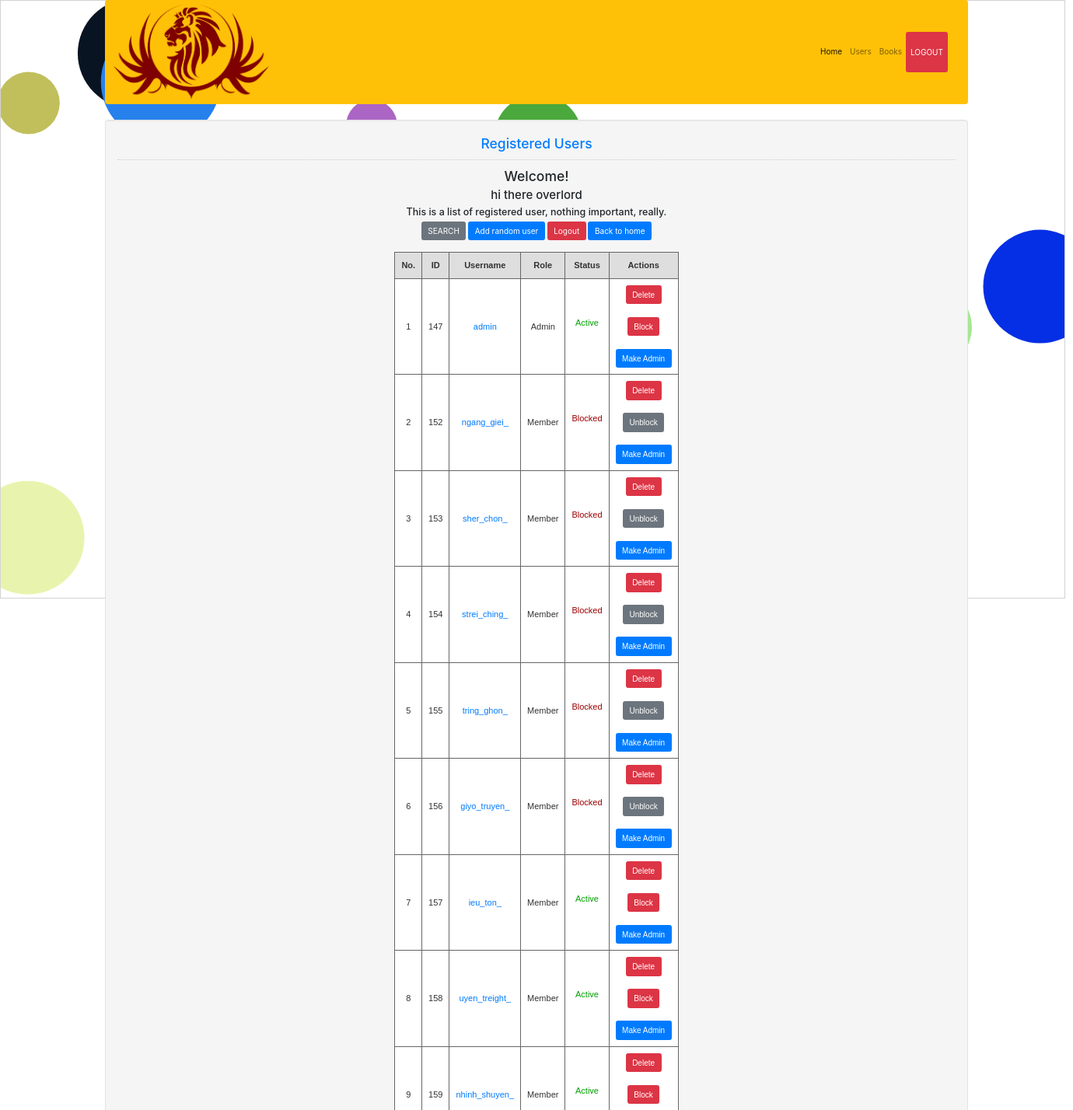
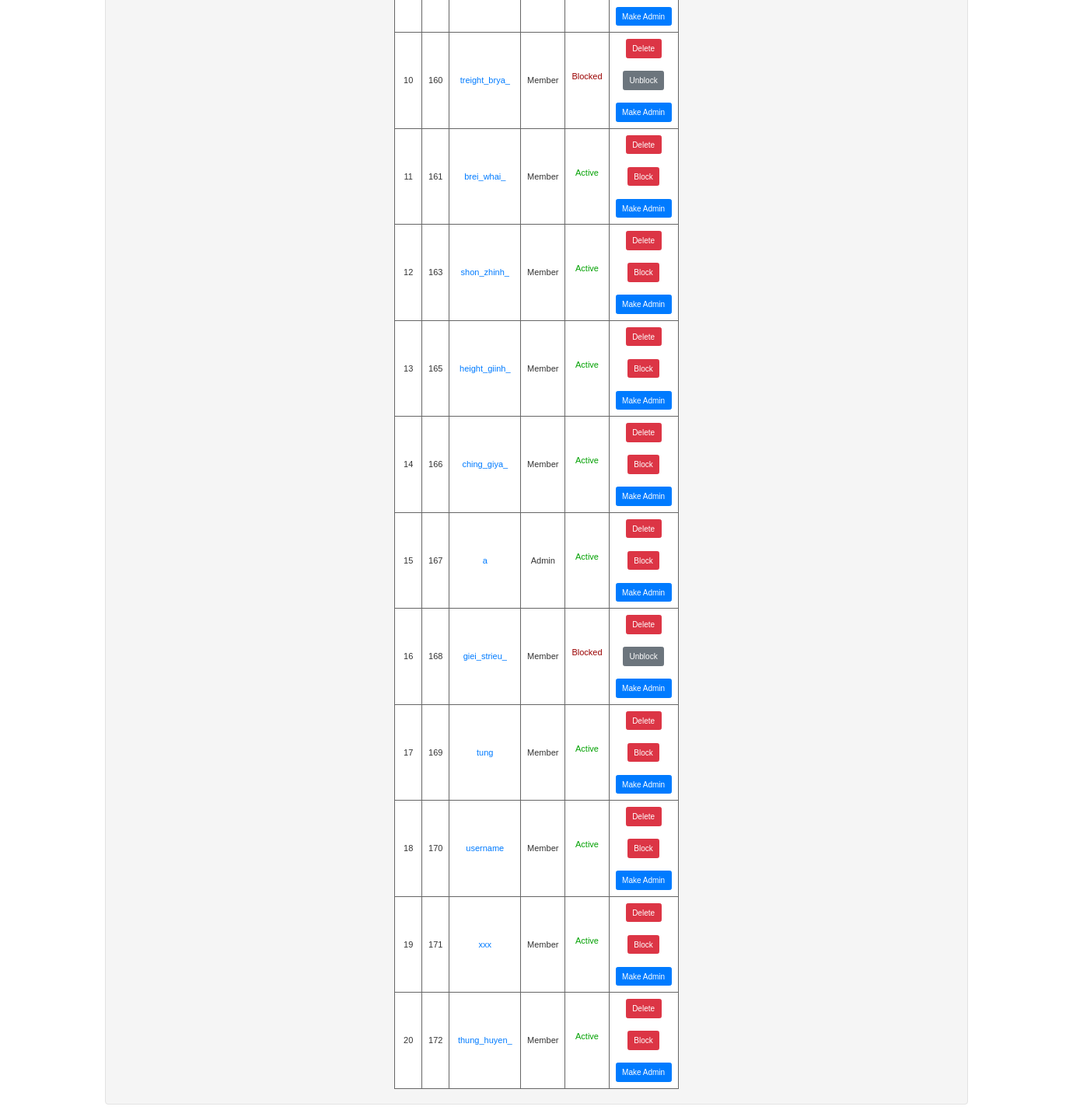
The app's page /users/display.php (signed in), older data (2 pictures, top to bottom).
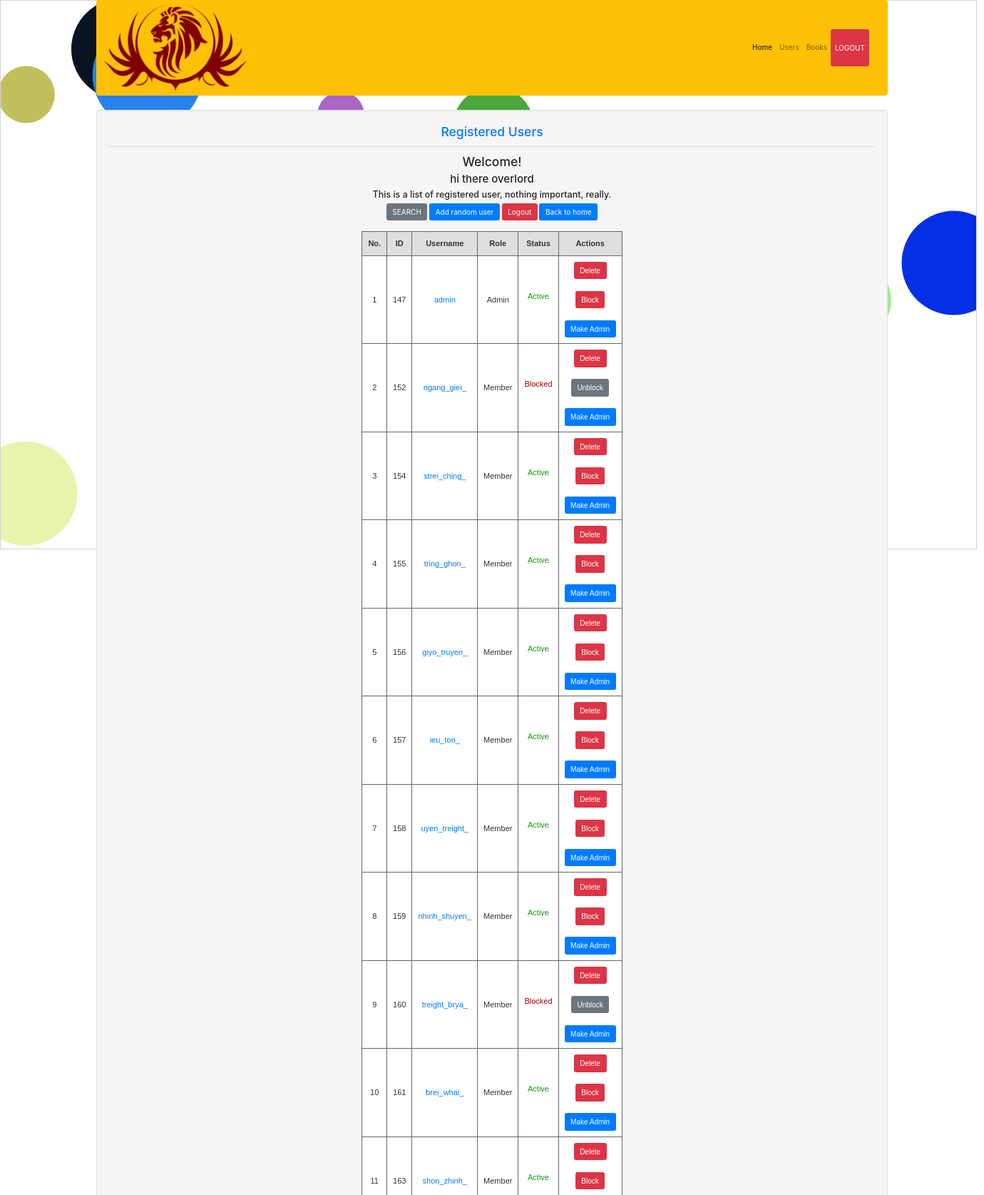
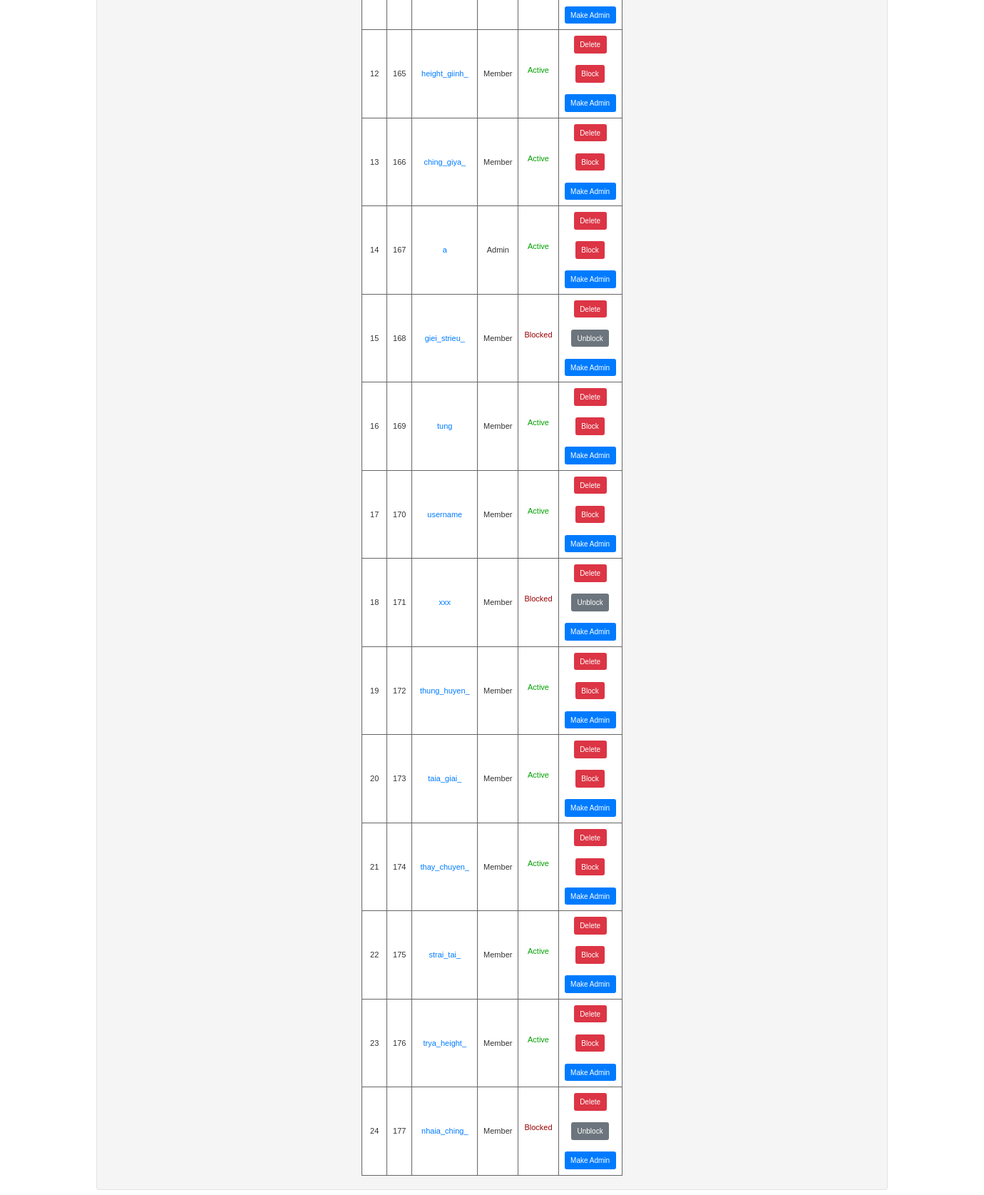
The same page, newer data (2 pictures, top to bottom).
### tables this page shows
CREATE TABLE `member` (
  `mem_id` int(11) NOT NULL,
  `role` int(11) NOT NULL,
  `status` int(11) NOT NULL DEFAULT 0,
  `firstname` varchar(50) NOT NULL,
  `lastname` varchar(50) NOT NULL,
  `username` varchar(30) NOT NULL,
  `password` varchar(12) NOT NULL,
  `email` varchar(255) NOT NULL,
  `address` varchar(255) NOT NULL,
  `phone` varchar(255) NOT NULL,
  `ticket_history` varchar(255) DEFAULT NULL
);

### users/display.php (the view, shortened to what this page needs)
<!DOCTYPE html>
<?php
require '../conn.php';
$sql = "SELECT * FROM `member` ";
$query = $conn->prepare($sql);
$query->execute();
$results = $query->fetchAll(PDO::FETCH_ASSOC);
?>
<html lang="en">
<head>
    <link rel="stylesheet" type="text/css" href="../css/bootstrap.css"/>
    <link href="../css/style.css" rel="stylesheet">
    <link href="//maxcdn.bootstrapcdn.com/bootstrap/4.1.1/css/bootstrap.min.css" rel="stylesheet" id="bootstrap-css">
</head>
<body>
<div class="container">
    <nav class="navbar navbar-expand-lg navbar-light bg-warning">
        <img style="width: 200px" src="../img/logo.png" href="../home.php">
        <div class="collapse navbar-collapse" id="navbarSupportedContent">
            <ul class="navbar-nav ml-auto topnav">
                <li class="nav-item active">
                    <a class="nav-link" href="../home.php">Home <span class="sr-only">(current)</span></a>
                </li>
                <li class="nav-item">
                    <a class="nav-link" href="display.php">Users</a>
                </li>
                <li class="nav-item">
                    <a class="nav-link" href="../books/display.php">Books</a>
                </li>
                <li class="nav-item">
                    <a class="nav-link btn btn-danger text-white" type="button" href="../logout.php"
                       data-toggle="modal" data-target="#myModal">LOGOUT</a>
                </li>
            </ul>
        </div>
    </nav>
</div>
<div class="container" style="text-align: center">
    <div class="col-md-12 well" style="display: inline-block">
        <h3 class="text-primary">Registered Users</h3>
        <hr style="border-top:1px dotted #ccc;"/>
        <div>
            <h3>Welcome!</h3>
            <?php
            $id = $_SESSION['user']['mem_id'];
            $sql2 = $conn->prepare("SELECT * FROM `member` WHERE `mem_id`='$id'");
            $sql2->execute();
            $fetch = $sql2->fetch();
            ?>
            <div style="text-align: center;">
                <h4><?php echo 'hi there ' . $fetch['firstname'] . " " . $fetch['lastname'] ?></h4></div>
            <?php if ($_SESSION['user']['status']==0):{ ?>
            <h5>This is a list of registered user, nothing important, really.</h5>
            <div><?php if ($_SESSION['user']['role'] == 1): ?>
                    <a class="btn btn-secondary" href="searchResult.php">SEARCH</a>
                    <a class="btn btn-primary" href="addRandomUser.php">Add random user</a> <?php endif; ?>
                <a class="btn btn-danger" href="../logout.php">Logout</a>
                <a class="btn btn-primary" href="../home.php">Back to home</a></div>
            <div style="display: inline-block;">
                <form method="post">
                    <br>
                    <table class="gridtable" border="1px">
                        <tr>
                            <th>No.</th>
                            <th>ID</th>
                            <th>Username</th>
                            <th>Role</th>
                            <th>Status</th>
                            <th>Actions</th>
                        </tr>
                        <?php foreach ($results as $key => $item): ?>
                            <tr>
                                <td><?php echo ++$key ?></td>
                                <td><?php echo $item['mem_id'] ?></td>
                                <td><a href="profile.php?id=<?php echo $item['mem_id'] ?>"> <?php echo $item['username'] ?></a></td>
                                <td><?php if ($item['role'] == 1) {
                                        echo 'Admin';
                                    } else {
                                        echo 'Member';
                                    } ?></td>
                                <td><?php if ($item['status'] == 0) {
                                        echo '<p style="color: #00A000">Active</p>';
                                    } else {
                                        echo '<p style="color: #9A0000">Blocked</p>';
                                    } ?></td>
                                <td>
                                    <?php if ($_SESSION['user']['role'] == 1):{ ?>
                                        <a class="btn btn-danger"
                                           href="delete.php?id=<?php echo $item['mem_id'] ?>">Delete</a><br><br>
                                        <?php if ($item['status'] == 0): ?>
                                            <a class="btn btn-danger" href="block.php?id=<?php echo $item['mem_id'] ?>">Block</a>
                                            <br><br>
                                        <?php elseif ($item['status'] == 1): ?>
                                            <a class="btn btn-secondary"
                                               href="unblock.php?id=<?php echo $item['mem_id'] ?>">Unblock</a><br><br>
                                        <?php endif; ?>
                                        <a class="btn btn-primary"
                                           href="makeAdmin.php?id=<?php echo $item['mem_id'] ?>">Make
                                            Admin</a>
                                    <?php } endif; ?>
                                </td>
                            </tr>
                        <?php endforeach; ?>
                    </table>
                </form>
            </div>
        </div>
    </div>
</div>
<?php }else : echo "You're blocked from reaching this information, please contact site admin for details.";endif; ?>
</body>
</html>

### users/display.php (style rules this page uses)
table.gridtable { font-family: verdana, arial, sans-serif; font-size: 11px; color: #333333; border-width: 1px; border-color: #666666; border-collapse: collapse; }
table.gridtable th { border-width: 1px; padding: 8px; border-style: solid; border-color: #666666; background-color: #dedede; }
table.gridtable td { border-width: 1px; padding: 8px; border-style: solid; border-color: #666666; background-color: #ffffff; }

Row changes from the older to the newer data that the page shows:
removed member: mem_id "153", username "sher_chon_", role "Member", status "Blocked"
changed member "strei_ching_": status "Blocked Unblock" → "Active Block"
changed member "tring_ghon_": status "Blocked Unblock" → "Active Block"
changed member "giyo_truyen_": status "Blocked Unblock" → "Active Block"
changed member "xxx": status "Active Block" → "Blocked Unblock"
added member: mem_id "173", username "taia_giai_", role "Member", status "Active"
added member: mem_id "174", username "thay_chuyen_", role "Member", status "Active"
added member: mem_id "175", username "strai_tai_", role "Member", status "Active"
added member: mem_id "176", username "trya_height_", role "Member", status "Active"
added member: mem_id "177", username "nhaia_ching_", role "Member", status "Blocked"
